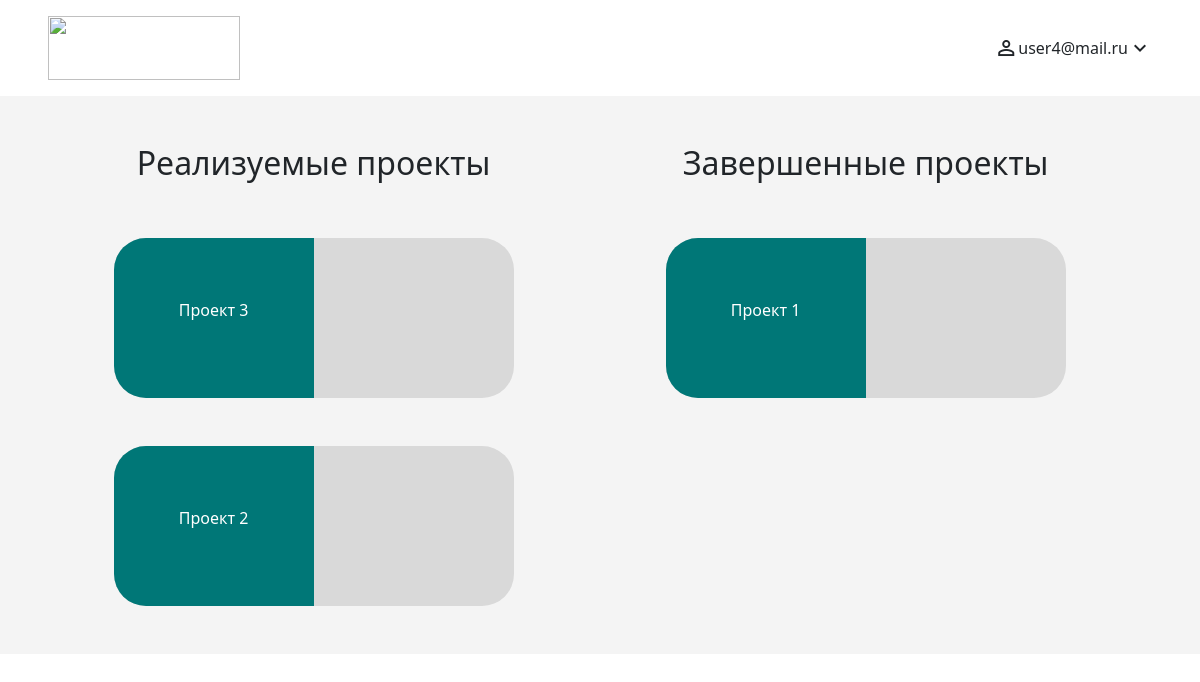
Page /projects/user/all (signed in) on the earlier database version.
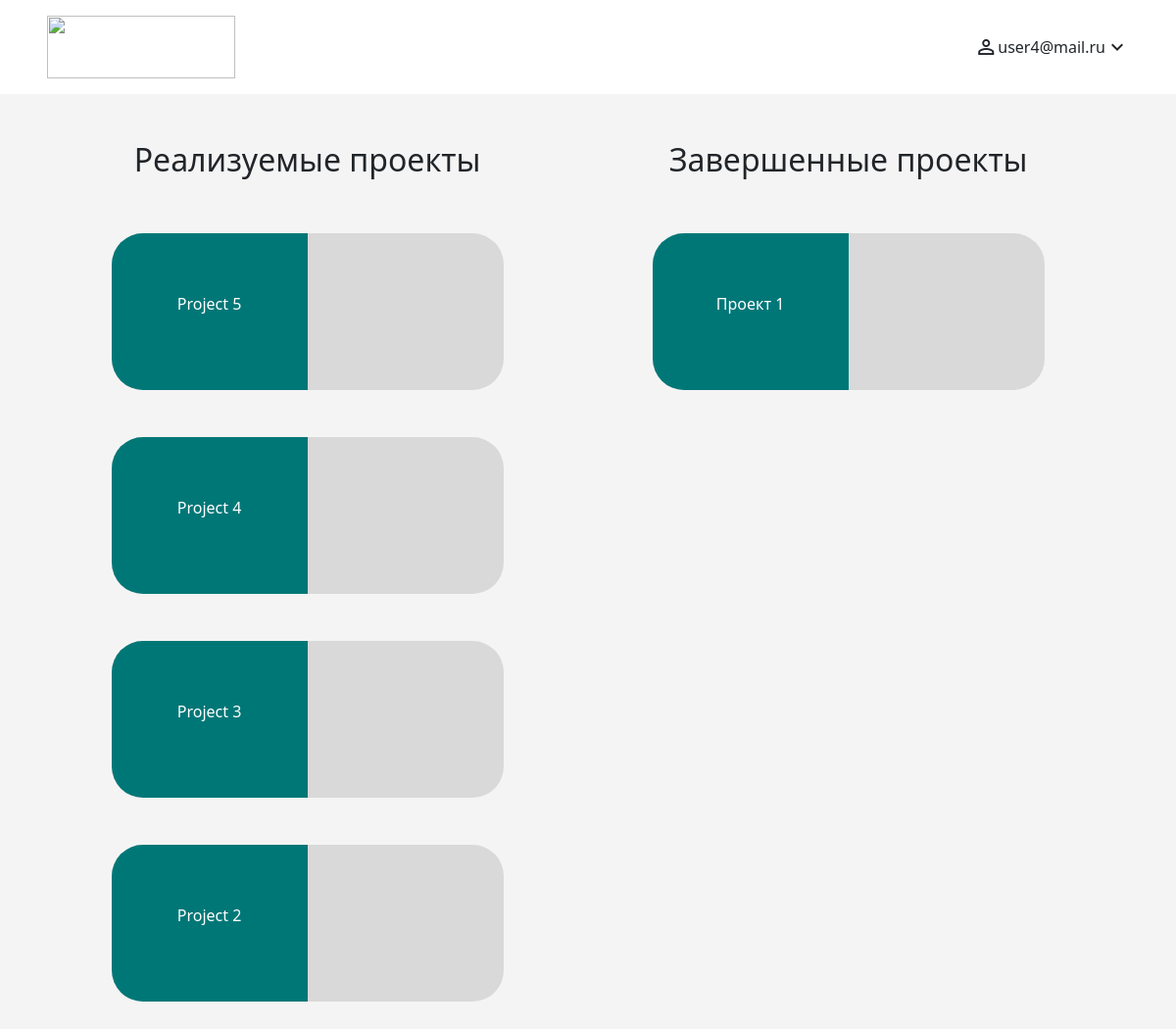
Same page on the later database version.
### account/models.py (models this page shows, shortened)
class Account(Base, AbstractBaseUser, PermissionsMixin):
    class Role(models.TextChoices):
        ADMIN = 'admin', 'Администратор'
        OWNER = 'owner', 'Владелец'
        DIRECTOR = 'director', 'Руководитель проекта'
    email = models.EmailField(max_length=255, unique=True, verbose_name='Email')
    password = models.CharField(max_length=255, verbose_name='Пароль')
    name = models.CharField(max_length=255, blank=True, null=True, verbose_name='Имя')
    surname = models.CharField(max_length=255, blank=True, null=True, verbose_name='Фамилия')
    patronymic = models.CharField(max_length=255, blank=True, null=True, verbose_name='Отчество')
    phone = models.CharField(max_length=15, blank=True, null=True, verbose_name='Номер телефона')
    avatar = models.FileField(upload_to='account/', blank=True, null=True, verbose_name='Аватар')
    role = models.CharField(max_length=10, choices=Role.choices, default=Role.DIRECTOR, verbose_name='Роль')
    is_active = models.BooleanField(default=True, verbose_name='Активный')
    is_superuser = models.BooleanField(default=False, verbose_name='Админ')
    is_staff = models.BooleanField(default=False, verbose_name='Сотрудник')
    token = models.CharField(max_length=255, blank=True, null=True, verbose_name='Токен')
    USERNAME_FIELD = 'email'
    REQUIRED_FIELDS = []  # Другие обязательные поля, если требуется
    objects = CustomUserManager()  # Подключите ваш кастомный менеджер
    def __str__(self):
        return self.email
    class Meta:
        verbose_name = 'Пользователь'
        verbose_name_plural = 'Пользователи'

### projects/models.py (models this page shows, shortened)
class Base(models.Model):
    created_at = models.DateTimeField(auto_now_add=True)
    updated_at = models.DateTimeField(auto_now=True)

class Project(Base):
    user = models.ForeignKey('account.Account', on_delete=models.CASCADE, blank=True, null=True, verbose_name='Руководитель проекта')
    name = models.CharField(max_length=200, verbose_name='Называние проекта')
    info = models.TextField(blank=True, null=True, verbose_name='Описание проекта')
    file = models.FileField(upload_to='project_uploads/', blank=True, null=True, verbose_name='Файл проекта')
    completed = models.BooleanField(default=False, verbose_name='Завершен')
    class Meta:
        verbose_name = 'Проект'
        verbose_name_plural = 'Проекты'

### projects/views.py (the view)
# urls.py: path("user/all", views.user_all_projects_page, name="user_all_projects_page"),
def user_all_projects_page(request):
    projects = Project.objects.filter(completed=False).order_by("-created_at")
    completed_projects = Project.objects.filter(completed=True).order_by("-created_at")
    context = {
        "projects": projects,
        "completed_projects": completed_projects,
        }
    return render(request, "projects/user/list.html", context)

### projects/templates/projects/user/list.html (shortened to what this page needs)
{% extends 'layouts/user_base.html' %}
{% load static %}
{% block styles %}
<link rel="stylesheet" href="{% static 'projects/styles/allProjects.css' %}">
{% endblock %}
{% block content %}
<section class="all-projects-page-block">
    <section class="projects-block">
        <h2>Реализуемые проекты</h2>
        {% for project in projects %}
        <a href="{% url 'user_project_detail' project.id %}" class="project-block">
            <div class="project-name-block">
                <p class="project-name">{{ project.name }}</p>
            </div>
            <div class="project-image-block">
            </div>
        </a>
        {% endfor %}
    </section>
    <section class="all-projects-block">
        <h2>Завершенные проекты</h2>
        <div class="projects-block">
            {% for project in completed_projects %}
            <a href="{% url 'user_project_detail' project.id %}" class="project-block">
                <div class="project-name-block">
                    <p class="project-name">{{ project.name }}</p>
                </div>
                <div class="project-image-block">
                </div>
            </a>
            {% endfor %}
        </div>
    </section>
</section>
{% endblock content %}

### projects/templates/layouts/user_base.html (shortened to what this page needs)
{% load static %}
<!DOCTYPE html>
<html lang="en">
<head>
    {% block styles %}{% endblock %}
    <link href="{% static 'css/bootstrap.min.css' %}" rel="stylesheet">
    <link rel="stylesheet" href="{% static 'projects/styles/style.css' %}">
    <link rel="stylesheet" href="{% static 'account/styles/style.css' %}">
    <link href="{% static 'fontawesomefree/css/fontawesome.css' %}" rel="stylesheet" type="text/css">
    <link href="{% static 'fontawesomefree/css/brands.css' %}" rel="stylesheet" type="text/css">
    <link href="{% static 'fontawesomefree/css/solid.css' %}" rel="stylesheet" type="text/css">
    <link href="{% static 'fontawesomefree/css/all.css' %}" rel="stylesheet" type="text/css">
    <link href="{% static 'fontawesomefree/css/regular.css' %}" rel="stylesheet" type="text/css">
</head>
<body>
    {% if user.is_active %}
    <header class="auth-header">
        <div class="logo">
            <img class="logo-img" src="{% static 'images/logo.png' %}" alt="">
        </div>
        <div class="account">
            <span class="material-icons">
            </span>
            <span>{{ user }}</span>
            <span class="material-icons" id="toggle-dropdown" style="cursor: pointer;">
            </span>
        </div>
    </header>
    <main class="user-base-main">
        {% block content %}{% endblock content %}
    </main>
    {% else %}
    <h2>Авторизуйтесь чтобы смотреть проекты</h2>
    <a href="{% url 'login' %}">Страница авторизации</a>
    {% endif %}
</body>
</html>

### projects/static/projects/styles/allProjects.css (style rules this page uses)
.all-projects-page-block { display: flex; justify-content: space-around; padding: 3em; }
.all-projects-block { display: flex; flex-direction: column; align-items: center; width: 40%; }
.projects-block { display: flex; flex-direction: column; justify-content: space-between; align-items: center; }
.project-block { display: flex; justify-content: center; align-items: center; width: 25em; height: 10em; border-radius: 2em; background: #d9d9d9; margin-top: 3em; text-decoration: none; }
.project-name-block, .project-image-block { width: 50%; display: flex; justify-content: center; align-items: center; }
.project-name-block { background: #007777; height: 100%; margin: 0; border-radius: 2em 0 0 2em; }
.project-image-block { height: 100%; border-radius: 0 2em 2em 0; }
.project-name { color: #fff; }

### projects/static/projects/styles/style.css (style rules this page uses)
html, body { height: 100%; margin: 0; }
.user-base-main { background: #F4F4F4; }

### account/static/account/styles/style.css (style rules this page uses)
html, body { height: 100%; margin: 0; }
body { display: flex; flex-direction: column; }
.logo-img { width: 12em; height: 4em; }
.account { display: flex; justify-content: space-between; align-items: center; }
.auth-header { display: flex; justify-content: space-between; align-items: center; padding: 1em 3em; }

Differences in the rows shown:
removed Project: name "Проект 3", shown under "Реализуемые проекты"
removed Project: name "Проект 2", shown under "Реализуемые проекты"
added Project: name "Project 5", shown under "Реализуемые проекты"
added Project: name "Project 4", shown under "Реализуемые проекты"
added Project: name "Project 3", shown under "Реализуемые проекты"
added Project: name "Project 2", shown under "Реализуемые проекты"
